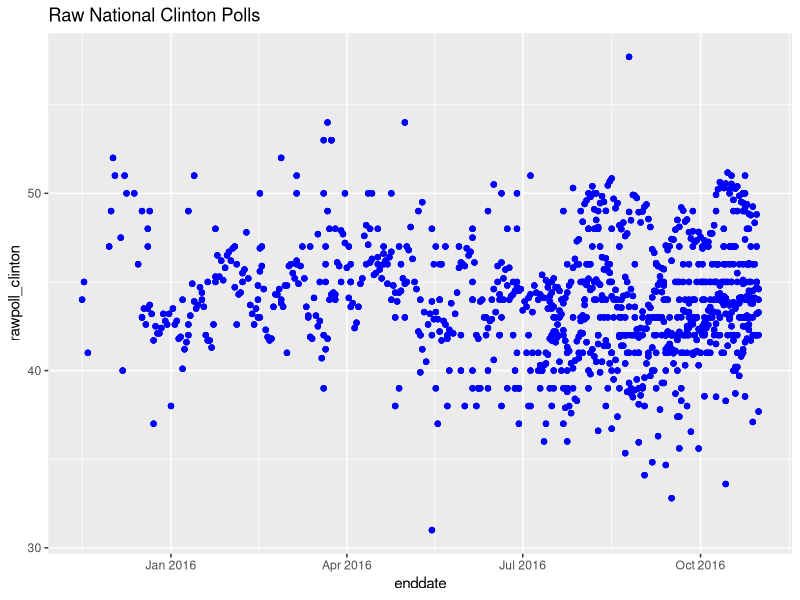
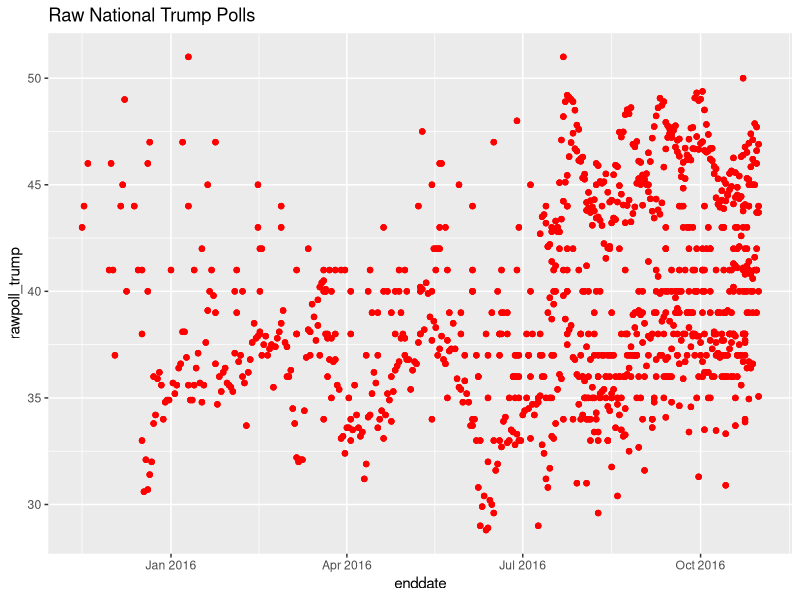
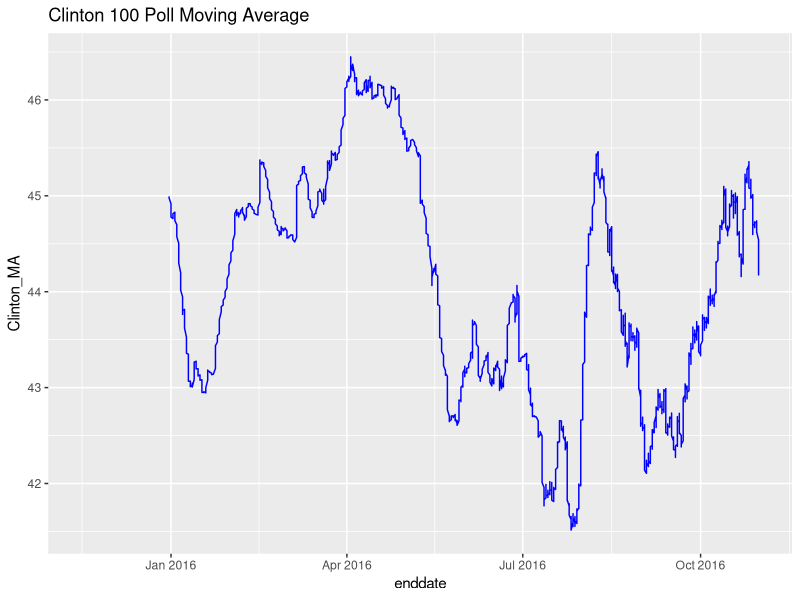
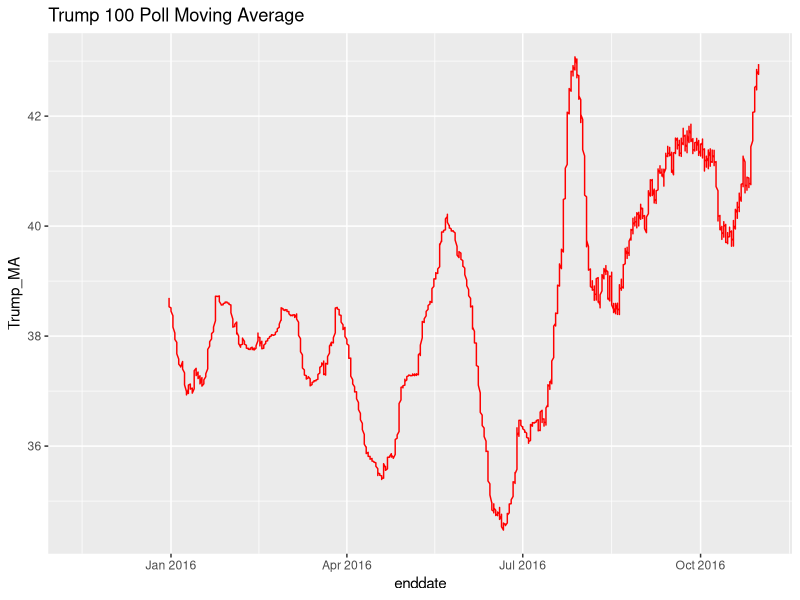
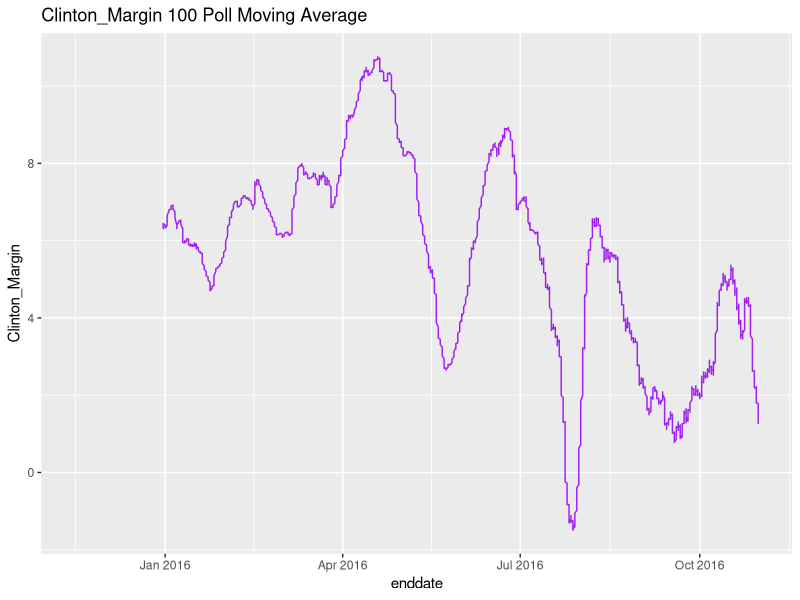
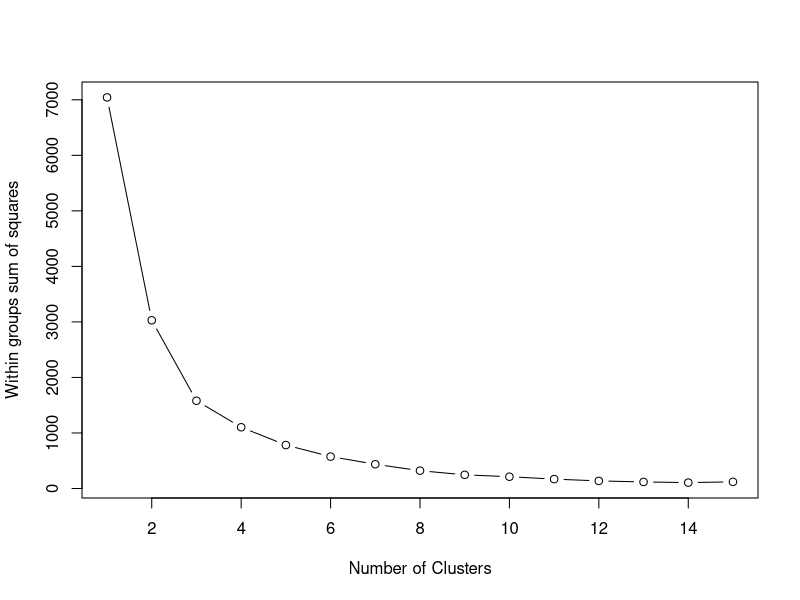

Here is the R script that generated these plots, in order:
## ---- chunk 1
knitr::opts_chunk$set(echo = TRUE)
## ---- chunk 2
library(readr)

Raw_Data <- read_csv("presidential_polls.csv")

str(Raw_Data)
## ---- chunk 3
library(dplyr)

Clean_Data <- Raw_Data %>% select(-c(cycle:forecastdate, rawpoll_johnson, rawpoll_mcmullin, adjpoll_johnson:timestamp))

str(Clean_Data)
## ---- chunk 4
install.packages("lubridate")
library(lubridate)

National_Polls <- Clean_Data %>% 
  select(state, enddate, rawpoll_clinton, rawpoll_trump) %>%
  filter(state == "U.S.") %>%
  mutate(enddate = mdy(enddate)) %>%
  arrange(enddate)

summary(National_Polls)
## ---- chunk 5
install.packages("ggplot2")
library("ggplot2")

rawpoll_Clinton_plot <- ggplot(data = National_Polls, aes(x=enddate, y=rawpoll_clinton)) +
  geom_point(color = "blue")

print(rawpoll_Clinton_plot + ggtitle("Raw National Clinton Polls"))
## ---- chunk 6
rawpoll_Trump_plot <- ggplot(data = National_Polls, aes(x=enddate, y=rawpoll_trump)) +
  geom_point(color = "red")

print(rawpoll_Trump_plot + ggtitle("Raw National Trump Polls"))
## ---- chunk 7
install.packages("zoo")
library(zoo)

National_Polls <- National_Polls %>%
  mutate(Clinton_MA = rollmean(rawpoll_clinton, 100, na.pad=TRUE, align="right"))

Clinton_MA_plot <- ggplot(data = National_Polls, aes(x=enddate, y=Clinton_MA)) +
  geom_line(color = "blue")

print(Clinton_MA_plot + ggtitle("Clinton 100 Poll Moving Average"))
## ---- chunk 8
National_Polls <- National_Polls %>%
  mutate(Trump_MA = rollmean(rawpoll_trump, 100, na.pad=TRUE, align="right"))

Trump_MA_plot <- ggplot(data = National_Polls, aes(x=enddate, y=Trump_MA)) +
  geom_line(color = "red")

print(Trump_MA_plot + ggtitle("Trump 100 Poll Moving Average"))
## ---- chunk 9
National_Polls <- National_Polls %>%
  mutate(Clinton_Margin = Clinton_MA - Trump_MA)

Clinton_Margin_plot <- ggplot(National_Polls, aes(x=enddate, y=Clinton_Margin)) +
  geom_line(color = "purple")

print(Clinton_Margin_plot + ggtitle("Clinton_Margin 100 Poll Moving Average"))
## ---- chunk 10
State_Polls_Swing <- Clean_Data %>%
  select(state, pollster, rawpoll_clinton, rawpoll_trump) %>%
  filter(state != "U.S.") %>%
  filter(state != "Maine CD-1") %>%
  filter(state != "Maine CD-2") %>%
  filter(state != "Nebraska CD-1") %>%
  filter(state != "Nebraska CD-2") %>%
  filter(state != "Nebraska CD-3") %>%
  mutate(Clinton_Margin = rawpoll_clinton - rawpoll_trump)
summary(State_Polls_Swing)
## ---- chunk 11
State_Polls_Scree <- State_Polls_Swing$Clinton_Margin

df <- scale(State_Polls_Scree)

wssplot <- function(data, nc=15, seed=1234){
	              wss <- (nrow(data)-1)*sum(apply(data,2,var))
               	      for (i in 2:nc){
		        set.seed(seed)
	                wss[i] <- sum(kmeans(data, centers=i)$withinss)}
	                
		      plot(1:nc, wss, type="b", xlab="Number of Clusters",
	                        ylab="Within groups sum of squares")
	   }

wssplot(df)
## ---- chunk 12
State_Polls_Swing$rawpoll_clinton = NULL
State_Polls_Swing$rawpoll_trump = NULL
State_Polls_Swing <- unique(State_Polls_Swing)

distances_Swing <- dist(State_Polls_Swing, method = "euclidean")
clusterStates_Swing <- hclust(distances_Swing, method = "ward")
clusterGroups_Swing <- cutree(clusterStates_Swing, k = 3)
## ---- chunk 13
clusterGroups_Swing[State_Polls_Swing$state == "Alabama"]
## ---- chunk 14
mean(clusterGroups_Swing[State_Polls_Swing$state == "Alabama"])
## ---- chunk 15
round(mean(clusterGroups_Swing[State_Polls_Swing$state == "Alabama"]))
## ---- chunk 16
# Alabama
Alabama_Cluster_Swing <- round(mean(clusterGroups_Swing[State_Polls_Swing$state == "Alabama"]))
Alabama_Cluster_Swing

# Alaska
Alaska_Cluster_Swing <- round(mean(clusterGroups_Swing[State_Polls_Swing$state == "Alaska"]))
Alaska_Cluster_Swing

# Arizona
Arizona_Cluster_Swing <- round(mean(clusterGroups_Swing[State_Polls_Swing$state == "Arizona"]))
Arizona_Cluster_Swing

# Arkansas
Arkansas_Cluster_Swing <- round(mean(clusterGroups_Swing[State_Polls_Swing$state == "Arkansas"]))
Arkansas_Cluster_Swing

# California
California_Cluster_Swing <- round(mean(clusterGroups_Swing[State_Polls_Swing$state == "California"]))
California_Cluster_Swing

# Colorado
Colorado_Cluster_Swing <- round(mean(clusterGroups_Swing[State_Polls_Swing$state == "Colorado"]))
Colorado_Cluster_Swing

# Connecticut
Connecticut_Cluster_Swing <- round(mean(clusterGroups_Swing[State_Polls_Swing$state == "Connecticut"]))
Connecticut_Cluster_Swing

# District of Columbia
District_of_Columbia_Cluster_Swing <- round(mean(clusterGroups_Swing[State_Polls_Swing$state == "District of Columbia"]))
District_of_Columbia_Cluster_Swing

# Delaware
Delaware_Cluster_Swing <- round(mean(clusterGroups_Swing[State_Polls_Swing$state == "Delaware"]))
Delaware_Cluster_Swing

# Florida
Florida_Cluster_Swing <- round(mean(clusterGroups_Swing[State_Polls_Swing$state == "Florida"]))
Florida_Cluster_Swing

# Georgia
Georgia_Cluster_Swing <- round(mean(clusterGroups_Swing[State_Polls_Swing$state == "Georgia"]))
Georgia_Cluster_Swing

# Hawaii
Hawaii_Cluster_Swing <- round(mean(clusterGroups_Swing[State_Polls_Swing$state == "Hawaii"]))
Hawaii_Cluster_Swing

# Idaho
Idaho_Cluster_Swing <- round(mean(clusterGroups_Swing[State_Polls_Swing$state == "Idaho"]))
Idaho_Cluster_Swing

# Illinois
Illinois_Cluster_Swing <- round(mean(clusterGroups_Swing[State_Polls_Swing$state == "Illinois"]))
Illinois_Cluster_Swing

# Indiana
Indiana_Cluster_Swing <- round(mean(clusterGroups_Swing[State_Polls_Swing$state == "Indiana"]))
Indiana_Cluster_Swing

# Iowa
Iowa_Cluster_Swing <- round(mean(clusterGroups_Swing[State_Polls_Swing$state == "Iowa"]))
Iowa_Cluster_Swing

# Kansas
Kansas_Cluster_Swing <- round(mean(clusterGroups_Swing[State_Polls_Swing$state == "Kansas"]))
Kansas_Cluster_Swing

# Kentucky
Kentucky_Cluster_Swing <- round(mean(clusterGroups_Swing[State_Polls_Swing$state == "Kentucky"]))
Kentucky_Cluster_Swing

# Louisiana
Louisiana_Cluster_Swing <- round(mean(clusterGroups_Swing[State_Polls_Swing$state == "Louisiana"]))
Louisiana_Cluster_Swing

# Maine
Maine_Cluster_Swing <- round(mean(clusterGroups_Swing[State_Polls_Swing$state == "Maine"]))
Maine_Cluster_Swing

# Maryland
Maryland_Cluster_Swing <- round(mean(clusterGroups_Swing[State_Polls_Swing$state == "Maryland"]))
Maryland_Cluster_Swing

# Massachusetts
Massachusetts_Cluster_Swing <- round(mean(clusterGroups_Swing[State_Polls_Swing$state == "Massachusetts"]))
Massachusetts_Cluster_Swing

# Michigan
Michigan_Cluster_Swing <- round(mean(clusterGroups_Swing[State_Polls_Swing$state == "Michigan"]))
Michigan_Cluster_Swing

# Minnesota
Minnesota_Cluster_Swing <- round(mean(clusterGroups_Swing[State_Polls_Swing$state == "Minnesota"]))
Minnesota_Cluster_Swing

# Mississippi
Mississippi_Cluster_Swing <- round(mean(clusterGroups_Swing[State_Polls_Swing$state == "Mississippi"]))
Mississippi_Cluster_Swing

# Missouri
Missouri_Cluster_Swing <- round(mean(clusterGroups_Swing[State_Polls_Swing$state == "Missouri"]))
Missouri_Cluster_Swing

# Montana
Montana_Cluster_Swing <- round(mean(clusterGroups_Swing[State_Polls_Swing$state == "Montana"]))
Montana_Cluster_Swing

# Nebraska
Nebraska_Cluster_Swing <- round(mean(clusterGroups_Swing[State_Polls_Swing$state == "Nebraska"]))
Nebraska_Cluster_Swing

# Nevada
Nevada_Cluster_Swing <- round(mean(clusterGroups_Swing[State_Polls_Swing$state == "Nevada"]))
Nevada_Cluster_Swing

# New Hampshire
New_Hampshire_Cluster_Swing <- round(mean(clusterGroups_Swing[State_Polls_Swing$state == "New Hampshire"]))
New_Hampshire_Cluster_Swing

# New Jersey
New_Jersey_Cluster_Swing <- round(mean(clusterGroups_Swing[State_Polls_Swing$state == "New Jersey"]))
New_Jersey_Cluster_Swing

# New Mexico
New_Mexico_Cluster_Swing <- round(mean(clusterGroups_Swing[State_Polls_Swing$state == "New Mexico"]))
New_Mexico_Cluster_Swing

# New York
New_York_Cluster_Swing <- round(mean(clusterGroups_Swing[State_Polls_Swing$state == "New York"]))
New_York_Cluster_Swing

# North Carolina
North_Carolina_Cluster_Swing <- round(mean(clusterGroups_Swing[State_Polls_Swing$state == "North Carolina"]))
North_Carolina_Cluster_Swing

# North Dakota
North_Dakota_Cluster_Swing <- round(mean(clusterGroups_Swing[State_Polls_Swing$state == "North Dakota"]))
North_Dakota_Cluster_Swing

# Ohio
Ohio_Cluster_Swing <- round(mean(clusterGroups_Swing[State_Polls_Swing$state == "Ohio"]))
Ohio_Cluster_Swing

# Oklahoma
Oklahoma_Cluster_Swing <- round(mean(clusterGroups_Swing[State_Polls_Swing$state == "Oklahoma"]))
Oklahoma_Cluster_Swing

# Oregon
Oregon_Cluster_Swing <- round(mean(clusterGroups_Swing[State_Polls_Swing$state == "Oregon"]))
Oregon_Cluster_Swing

# Pennsylvania
Pennsylvania_Cluster_Swing <- round(mean(clusterGroups_Swing[State_Polls_Swing$state == "Pennsylvania"]))
Pennsylvania_Cluster_Swing

# Rhode Island
Rhode_Island_Cluster_Swing <- round(mean(clusterGroups_Swing[State_Polls_Swing$state == "Rhode Island"]))
Rhode_Island_Cluster_Swing

# South Carolina
South_Carolina_Cluster_Swing <- round(mean(clusterGroups_Swing[State_Polls_Swing$state == "South Carolina"]))
South_Carolina_Cluster_Swing

# South Dakota
South_Dakota_Cluster_Swing <- round(mean(clusterGroups_Swing[State_Polls_Swing$state == "South Dakota"]))
South_Dakota_Cluster_Swing

# Tennessee
Tennessee_Cluster_Swing <- round(mean(clusterGroups_Swing[State_Polls_Swing$state == "Tennessee"]))
Tennessee_Cluster_Swing

# Texas
Texas_Cluster_Swing <- round(mean(clusterGroups_Swing[State_Polls_Swing$state == "Texas"]))
Texas_Cluster_Swing

# Utah
Utah_Cluster_Swing <- round(mean(clusterGroups_Swing[State_Polls_Swing$state == "Utah"]))
Utah_Cluster_Swing

# Vermont
Vermont_Cluster_Swing <- round(mean(clusterGroups_Swing[State_Polls_Swing$state == "Vermont"]))
Vermont_Cluster_Swing

# Virginia
Virginia_Cluster_Swing <- round(mean(clusterGroups_Swing[State_Polls_Swing$state == "Virginia"]))
Virginia_Cluster_Swing

# Washington
Washington_Cluster_Swing <- round(mean(clusterGroups_Swing[State_Polls_Swing$state == "Washington"]))
Washington_Cluster_Swing

# West Virginia
West_Virginia_Cluster_Swing <- round(mean(clusterGroups_Swing[State_Polls_Swing$state == "West Virginia"]))
West_Virginia_Cluster_Swing

# Wisconsin
Wisconsin_Cluster_Swing <- round(mean(clusterGroups_Swing[State_Polls_Swing$state == "Wisconsin"]))
Wisconsin_Cluster_Swing

# Wyoming
Wyoming_Cluster_Swing <- round(mean(clusterGroups_Swing[State_Polls_Swing$state == "Wyoming"]))
Wyoming_Cluster_Swing
## ---- chunk 17
# Alaska
mean(clusterGroups_Swing[State_Polls_Swing$state == "Alaska"])
Alaska_Data <- Clean_Data %>%
  filter(state == "Alaska")

# Arizona
mean(clusterGroups_Swing[State_Polls_Swing$state == "Arizona"])
Arizona_Data <- Clean_Data %>%
  filter(state == "Arizona")

# Florida
mean(clusterGroups_Swing[State_Polls_Swing$state == "Florida"])
Florida_Data <- Clean_Data %>%
  filter(state == "Florida")

# Georgia
mean(clusterGroups_Swing[State_Polls_Swing$state == "Georgia"])
Georgia_Data <- Clean_Data %>%
  filter(state == "Georgia")

# Indiana
mean(clusterGroups_Swing[State_Polls_Swing$state == "Indiana"])
Indiana_Data <- Clean_Data %>%
  filter(state == "Indiana")

# Iowa
mean(clusterGroups_Swing[State_Polls_Swing$state == "Iowa"])
Iowa_Data <- Clean_Data %>%
  filter(state == "Iowa")

# Kansas
mean(clusterGroups_Swing[State_Polls_Swing$state == "Kansas"])
Kansas_Data <- Clean_Data %>%
  filter(state == "Kansas")

# Missouri
mean(clusterGroups_Swing[State_Polls_Swing$state == "Missouri"])
Missouri_Data <- Clean_Data %>%
  filter(state == "Missouri")

# Nevada
mean(clusterGroups_Swing[State_Polls_Swing$state == "Nevada"])
Nevada_Data <- Clean_Data %>%
  filter(state == "Nevada")

# North Carolina
mean(clusterGroups_Swing[State_Polls_Swing$state == "North Carolina"])
North_Carolina_Data <- Clean_Data %>%
  filter(state == "North Carolina")

# Ohio
mean(clusterGroups_Swing[State_Polls_Swing$state == "Ohio"])
Ohio_Data <- Clean_Data %>%
  filter(state == "Ohio")

# South Carolina
mean(clusterGroups_Swing[State_Polls_Swing$state == "South Carolina"])
South_Carolina_Data <- Clean_Data %>%
  filter(state == "South Carolina")

# Texas
mean(clusterGroups_Swing[State_Polls_Swing$state == "Texas"])
Texas_Data <- Clean_Data %>%
  filter(state == "Texas")

# Utah
mean(clusterGroups_Swing[State_Polls_Swing$state == "Utah"])
Utah_Data <- Clean_Data %>%
  filter(state == "Utah")
## ---- chunk 18
State_Polls_Final <- State_Polls_Swing

distances_Final <- dist(State_Polls_Final, method = "euclidean")
clusterStates_Final <- hclust(distances_Final, method = "ward")

clusterGroups_Final <- cutree(clusterStates_Final, k = 2)
## ---- chunk 19
# Alabama
Alabama_Cluster_Final <- round(mean(clusterGroups_Final[State_Polls_Final$state == "Alabama"]))
Alabama_Cluster_Final

# Alaska
Alaska_Cluster_Final <- round(mean(clusterGroups_Final[State_Polls_Final$state == "Alaska"]))
Alaska_Cluster_Final

# Arizona
Arizona_Cluster_Final <- round(mean(clusterGroups_Final[State_Polls_Final$state == "Arizona"]))
Arizona_Cluster_Final

# Arkansas
Arkansas_Cluster_Final <- round(mean(clusterGroups_Final[State_Polls_Final$state == "Arkansas"]))
Arkansas_Cluster_Final

# California
California_Cluster_Final <- round(mean(clusterGroups_Final[State_Polls_Final$state == "California"]))
California_Cluster_Final

# Colorado
Colorado_Cluster_Final <- round(mean(clusterGroups_Final[State_Polls_Final$state == "Colorado"]))
Colorado_Cluster_Final

# Connecticut
Connecticut_Cluster_Final <- round(mean(clusterGroups_Final[State_Polls_Final$state == "Connecticut"]))
Connecticut_Cluster_Final

# District of Columbia
District_of_Columbia_Cluster_Final <- round(mean(clusterGroups_Final[State_Polls_Final$state == "District of Columbia"]))
District_of_Columbia_Cluster_Final

# Delaware
Delaware_Cluster_Final <- round(mean(clusterGroups_Final[State_Polls_Final$state == "Delaware"]))
Delaware_Cluster_Final

# Florida
Florida_Cluster_Final <- round(mean(clusterGroups_Final[State_Polls_Final$state == "Florida"]))
Florida_Cluster_Final

# Georgia
Georgia_Cluster_Final <- round(mean(clusterGroups_Final[State_Polls_Final$state == "Georgia"]))
Georgia_Cluster_Final

# Hawaii
Hawaii_Cluster_Final <- round(mean(clusterGroups_Final[State_Polls_Final$state == "Hawaii"]))
Hawaii_Cluster_Final

# Idaho
Idaho_Cluster_Final <- round(mean(clusterGroups_Final[State_Polls_Final$state == "Idaho"]))
Idaho_Cluster_Final

# Illinois
Illinois_Cluster_Final <- round(mean(clusterGroups_Final[State_Polls_Final$state == "Illinois"]))
Illinois_Cluster_Final

# Indiana
Indiana_Cluster_Final <- round(mean(clusterGroups_Final[State_Polls_Final$state == "Indiana"]))
Indiana_Cluster_Final

# Iowa
Iowa_Cluster_Final <- round(mean(clusterGroups_Final[State_Polls_Final$state == "Iowa"]))
Iowa_Cluster_Final

# Kansas
Kansas_Cluster_Final <- round(mean(clusterGroups_Final[State_Polls_Final$state == "Kansas"]))
Kansas_Cluster_Final

# Kentucky
Kentucky_Cluster_Final <- round(mean(clusterGroups_Final[State_Polls_Final$state == "Kentucky"]))
Kentucky_Cluster_Final

# Louisiana
Louisiana_Cluster_Final <- round(mean(clusterGroups_Final[State_Polls_Final$state == "Louisiana"]))
Louisiana_Cluster_Final

# Maine
Maine_Cluster_Final <- round(mean(clusterGroups_Final[State_Polls_Final$state == "Maine"]))
Maine_Cluster_Final

# Maryland
Maryland_Cluster_Final <- round(mean(clusterGroups_Final[State_Polls_Final$state == "Maryland"]))
Maryland_Cluster_Final

# Massachusetts
Massachusetts_Cluster_Final <- round(mean(clusterGroups_Final[State_Polls_Final$state == "Massachusetts"]))
Massachusetts_Cluster_Final

# Michigan
Michigan_Cluster_Final <- round(mean(clusterGroups_Final[State_Polls_Final$state == "Michigan"]))
Michigan_Cluster_Final

# Minnesota
Minnesota_Cluster_Final <- round(mean(clusterGroups_Final[State_Polls_Final$state == "Minnesota"]))
Minnesota_Cluster_Final

# Mississippi
Mississippi_Cluster_Final <- round(mean(clusterGroups_Final[State_Polls_Final$state == "Mississippi"]))
Mississippi_Cluster_Final

# Missouri
Missouri_Cluster_Final <- round(mean(clusterGroups_Final[State_Polls_Final$state == "Missouri"]))
Missouri_Cluster_Final

# Montana
Montana_Cluster_Final <- round(mean(clusterGroups_Final[State_Polls_Final$state == "Montana"]))
Montana_Cluster_Final

# Nebraska
Nebraska_Cluster_Final <- round(mean(clusterGroups_Final[State_Polls_Final$state == "Nebraska"]))
Nebraska_Cluster_Final

# Nevada
Nevada_Cluster_Final <- round(mean(clusterGroups_Final[State_Polls_Final$state == "Nevada"]))
Nevada_Cluster_Final

# New Hampshire
New_Hampshire_Cluster_Final <- round(mean(clusterGroups_Final[State_Polls_Final$state == "New Hampshire"]))
New_Hampshire_Cluster_Final

# New Jersey
New_Jersey_Cluster_Final <- round(mean(clusterGroups_Final[State_Polls_Final$state == "New Jersey"]))
New_Jersey_Cluster_Final

# New Mexico
New_Mexico_Cluster_Final <- round(mean(clusterGroups_Final[State_Polls_Final$state == "New Mexico"]))
New_Mexico_Cluster_Final

# New York
New_York_Cluster_Final <- round(mean(clusterGroups_Final[State_Polls_Final$state == "New York"]))
New_York_Cluster_Final

# North Carolina
North_Carolina_Cluster_Final <- round(mean(clusterGroups_Final[State_Polls_Final$state == "North Carolina"]))
North_Carolina_Cluster_Final

# North Dakota
North_Dakota_Cluster_Final <- round(mean(clusterGroups_Final[State_Polls_Final$state == "North Dakota"]))
North_Dakota_Cluster_Final

# Ohio
Ohio_Cluster_Final <- round(mean(clusterGroups_Final[State_Polls_Final$state == "Ohio"]))
Ohio_Cluster_Final

# Oklahoma
Oklahoma_Cluster_Final <- round(mean(clusterGroups_Final[State_Polls_Final$state == "Oklahoma"]))
Oklahoma_Cluster_Final

# Oregon
Oregon_Cluster_Final <- round(mean(clusterGroups_Final[State_Polls_Final$state == "Oregon"]))
Oregon_Cluster_Final

# Pennsylvania
Pennsylvania_Cluster_Final <- round(mean(clusterGroups_Final[State_Polls_Final$state == "Pennsylvania"]))
Pennsylvania_Cluster_Final

# Rhode Island
Rhode_Island_Cluster_Final <- round(mean(clusterGroups_Final[State_Polls_Final$state == "Rhode Island"]))
Rhode_Island_Cluster_Final

# South Carolina
South_Carolina_Cluster_Final <- round(mean(clusterGroups_Final[State_Polls_Final$state == "South Carolina"]))
South_Carolina_Cluster_Final

# South Dakota
South_Dakota_Cluster_Final <- round(mean(clusterGroups_Final[State_Polls_Final$state == "South Dakota"]))
South_Dakota_Cluster_Final

# Tennessee
Tennessee_Cluster_Final <- round(mean(clusterGroups_Final[State_Polls_Final$state == "Tennessee"]))
Tennessee_Cluster_Final

# Texas
Texas_Cluster_Final <- round(mean(clusterGroups_Final[State_Polls_Final$state == "Texas"]))
Texas_Cluster_Final

# Utah
Utah_Cluster_Final <- round(mean(clusterGroups_Final[State_Polls_Final$state == "Utah"]))
Utah_Cluster_Final

# Vermont
Vermont_Cluster_Final <- round(mean(clusterGroups_Final[State_Polls_Final$state == "Vermont"]))
Vermont_Cluster_Final

# Virginia
Virginia_Cluster_Final <- round(mean(clusterGroups_Final[State_Polls_Final$state == "Virginia"]))
Virginia_Cluster_Final

# Washington
Washington_Cluster_Final <- round(mean(clusterGroups_Final[State_Polls_Final$state == "Washington"]))
Washington_Cluster_Final

# West Virginia
West_Virginia_Cluster_Final <- round(mean(clusterGroups_Final[State_Polls_Final$state == "West Virginia"]))
West_Virginia_Cluster_Final

# Wisconsin
Wisconsin_Cluster_Final <- round(mean(clusterGroups_Final[State_Polls_Final$state == "Wisconsin"]))
Wisconsin_Cluster_Final

# Wyoming
Wyoming_Cluster_Final <- round(mean(clusterGroups_Final[State_Polls_Final$state == "Wyoming"]))
Wyoming_Cluster_Final
## ---- chunk 20
Florida_Cluster_Final <- mean(clusterGroups_Final[State_Polls_Final$state == "Florida"])
Florida_Cluster_Final

Ohio_Cluster_Final <- mean(clusterGroups_Final[State_Polls_Final$state == "Ohio"])
Ohio_Cluster_Final

North_Carolina_Cluster_Final <- mean(clusterGroups_Final[State_Polls_Final$state == "North Carolina"])
North_Carolina_Cluster_Final

Arizona_Cluster_Final <- mean(clusterGroups_Final[State_Polls_Final$state == "Arizona"])
Arizona_Cluster_Final

Iowa_Cluster_Final <- mean(clusterGroups_Final[State_Polls_Final$state == "Iowa"])
Iowa_Cluster_Final

Nevada_Cluster_Final <- mean(clusterGroups_Final[State_Polls_Final$state == "Nevada"])
Nevada_Cluster_Final
## ---- chunk 21
# California
California_Cluster_Risk <- mean(clusterGroups_Final[State_Polls_Final$state == "California"])
California_Cluster_Risk

# Colorado
Colorado_Cluster_Risk <- mean(clusterGroups_Final[State_Polls_Final$state == "Colorado"])
Colorado_Cluster_Risk

# Connecticut
Connecticut_Cluster_Risk <- mean(clusterGroups_Final[State_Polls_Final$state == "Connecticut"])
Connecticut_Cluster_Risk

# Delaware
Delaware_Cluster_Risk <- mean(clusterGroups_Final[State_Polls_Final$state == "Delaware"])
Delaware_Cluster_Risk

# District_of_Columbia
District_of_Columbia_Cluster_Risk <- mean(clusterGroups_Final[State_Polls_Final$state == "District of Columbia"])
District_of_Columbia_Cluster_Risk

# Hawaii
Hawaii_Cluster_Risk <- mean(clusterGroups_Final[State_Polls_Final$state == "Hawaii"])
Hawaii_Cluster_Risk

# Illinois
Illinois_Cluster_Risk <- mean(clusterGroups_Final[State_Polls_Final$state == "Illinois"])
Illinois_Cluster_Risk

# Maine
Maine_Cluster_Risk <- mean(clusterGroups_Final[State_Polls_Final$state == "Maine"])
Maine_Cluster_Risk

# Maryland
Maryland_Cluster_Risk <- mean(clusterGroups_Final[State_Polls_Final$state == "Maryland"])
Maryland_Cluster_Risk

# Massachusetts
Massachusetts_Cluster_Risk <- mean(clusterGroups_Final[State_Polls_Final$state == "Massachusetts"])
Massachusetts_Cluster_Risk

# Michigan
Michigan_Cluster_Risk <- mean(clusterGroups_Final[State_Polls_Final$state == "Michigan"])
Michigan_Cluster_Risk

# Minnesota
Minnesota_Cluster_Risk <- mean(clusterGroups_Final[State_Polls_Final$state == "Minnesota"])
Minnesota_Cluster_Risk

# New Hampshire
New_Hampshire_Cluster_Risk <- mean(clusterGroups_Final[State_Polls_Final$state == "New Hampshire"])
New_Hampshire_Cluster_Risk

# New Jersey
New_Jersey_Cluster_Risk <- mean(clusterGroups_Final[State_Polls_Final$state == "New Jersey"])
New_Jersey_Cluster_Risk

# New Mexico
New_Mexico_Cluster_Risk <- mean(clusterGroups_Final[State_Polls_Final$state == "New Mexico"])
New_Mexico_Cluster_Risk

# New York
New_York_Cluster_Risk <- mean(clusterGroups_Final[State_Polls_Final$state == "New York"])
New_York_Cluster_Risk

# Oregon
Oregon_Cluster_Risk <- mean(clusterGroups_Final[State_Polls_Final$state == "Oregon"])
Oregon_Cluster_Risk

# Pennsylvania
Pennsylvania_Cluster_Risk <- mean(clusterGroups_Final[State_Polls_Final$state == "Pennsylvania"])
Pennsylvania_Cluster_Risk

# Rhode Island
Rhode_Island_Cluster_Risk <- mean(clusterGroups_Final[State_Polls_Final$state == "Rhode Island"])
Rhode_Island_Cluster_Risk

# Vermont
Vermont_Cluster_Risk <- mean(clusterGroups_Final[State_Polls_Final$state == "Vermont"])
Vermont_Cluster_Risk

# Virginia
Virginia_Cluster_Risk <- mean(clusterGroups_Final[State_Polls_Final$state == "Virginia"])
Virginia_Cluster_Risk

# Washington
Washington_Cluster_Risk <- mean(clusterGroups_Final[State_Polls_Final$state == "Washington"])
Washington_Cluster_Risk

# Wisconsin
Wisconsin_Cluster_Risk <- mean(clusterGroups_Final[State_Polls_Final$state == "Wisconsin"])
Wisconsin_Cluster_Risk
